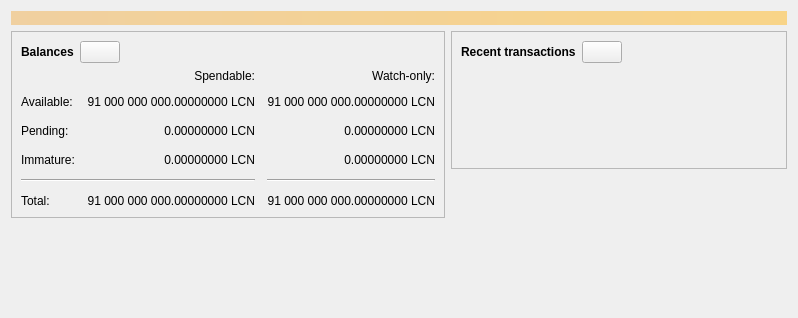
<?xml version="1.0" encoding="UTF-8"?>
<ui version="4.0">
 <class>OverviewPage</class>
 <widget class="QWidget" name="OverviewPage">
  <property name="geometry">
   <rect>
    <x>0</x>
    <y>0</y>
    <width>798</width>
    <height>318</height>
   </rect>
  </property>
  <property name="windowTitle">
   <string>Form</string>
  </property>
  <layout class="QVBoxLayout" name="topLayout">
   <item>
    <widget class="QLabel" name="labelAlerts">
     <property name="visible">
      <bool>false</bool>
     </property>
     <property name="styleSheet">
      <string notr="true">QLabel { background-color: qlineargradient(x1: 0, y1: 0, x2: 1, y2: 0, stop:0 #F0D0A0, stop:1 #F8D488); color:#000000; }</string>
     </property>
     <property name="wordWrap">
      <bool>true</bool>
     </property>
     <property name="margin">
      <number>3</number>
     </property>
     <property name="textInteractionFlags">
      <set>Qt::TextSelectableByMouse</set>
     </property>
    </widget>
   </item>
   <item>
    <layout class="QHBoxLayout" name="horizontalLayout" stretch="1,1">
     <item>
      <layout class="QVBoxLayout" name="verticalLayout_2">
       <item>
        <widget class="QFrame" name="frame">
         <property name="frameShape">
          <enum>QFrame::StyledPanel</enum>
         </property>
         <property name="frameShadow">
          <enum>QFrame::Raised</enum>
         </property>
         <layout class="QVBoxLayout" name="verticalLayout_4">
          <item>
           <layout class="QHBoxLayout" name="horizontalLayout_4">
            <item>
             <widget class="QLabel" name="label_5">
              <property name="font">
               <font>
                <weight>75</weight>
                <bold>true</bold>
               </font>
              </property>
              <property name="text">
               <string>Balances</string>
              </property>
             </widget>
            </item>
            <item>
             <widget class="QPushButton" name="labelWalletStatus">
              <property name="enabled">
               <bool>true</bool>
              </property>
              <property name="maximumSize">
               <size>
                <width>45</width>
                <height>16777215</height>
               </size>
              </property>
              <property name="toolTip">
               <string>The displayed information may be out of date. Your wallet automatically synchronizes with the Lyncoin network after a connection is established, but this process has not completed yet.</string>
              </property>
              <property name="text">
               <string/>
              </property>
              <property name="icon">
               <iconset resource="../bitcoin.qrc">
                <normaloff>:/icons/warning</normaloff>
                <disabledoff>:/icons/warning</disabledoff>:/icons/warning</iconset>
              </property>
              <property name="iconSize">
               <size>
                <width>24</width>
                <height>24</height>
               </size>
              </property>
             </widget>
            </item>
            <item>
             <spacer name="horizontalSpacer_3">
              <property name="orientation">
               <enum>Qt::Horizontal</enum>
              </property>
              <property name="sizeHint" stdset="0">
               <size>
                <width>40</width>
                <height>20</height>
               </size>
              </property>
             </spacer>
            </item>
           </layout>
          </item>
          <item>
           <layout class="QGridLayout" name="gridLayout">
            <property name="spacing">
             <number>12</number>
            </property>
            <item row="2" column="2">
             <widget class="QLabel" name="labelWatchPending">
              <property name="cursor">
               <cursorShape>IBeamCursor</cursorShape>
              </property>
              <property name="toolTip">
               <string>Unconfirmed transactions to watch-only addresses</string>
              </property>
              <property name="text">
               <string notr="true">0.00000000 LCN</string>
              </property>
              <property name="alignment">
               <set>Qt::AlignRight|Qt::AlignTrailing|Qt::AlignVCenter</set>
              </property>
              <property name="textInteractionFlags">
               <set>Qt::LinksAccessibleByMouse|Qt::TextSelectableByKeyboard|Qt::TextSelectableByMouse</set>
              </property>
             </widget>
            </item>
            <item row="2" column="1">
             <widget class="QLabel" name="labelUnconfirmed">
              <property name="cursor">
               <cursorShape>IBeamCursor</cursorShape>
              </property>
              <property name="toolTip">
               <string>Total of transactions that have yet to be confirmed, and do not yet count toward the spendable balance</string>
              </property>
              <property name="text">
               <string notr="true">0.00000000 LCN</string>
              </property>
              <property name="alignment">
               <set>Qt::AlignRight|Qt::AlignTrailing|Qt::AlignVCenter</set>
              </property>
              <property name="textInteractionFlags">
               <set>Qt::LinksAccessibleByMouse|Qt::TextSelectableByKeyboard|Qt::TextSelectableByMouse</set>
              </property>
             </widget>
            </item>
            <item row="3" column="2">
             <widget class="QLabel" name="labelWatchImmature">
              <property name="cursor">
               <cursorShape>IBeamCursor</cursorShape>
              </property>
              <property name="toolTip">
               <string>Mined balance in watch-only addresses that has not yet matured</string>
              </property>
              <property name="text">
               <string notr="true">0.00000000 LCN</string>
              </property>
              <property name="alignment">
               <set>Qt::AlignRight|Qt::AlignTrailing|Qt::AlignVCenter</set>
              </property>
              <property name="textInteractionFlags">
               <set>Qt::LinksAccessibleByMouse|Qt::TextSelectableByKeyboard|Qt::TextSelectableByMouse</set>
              </property>
             </widget>
            </item>
            <item row="4" column="0" colspan="2">
             <widget class="Line" name="line">
              <property name="orientation">
               <enum>Qt::Horizontal</enum>
              </property>
             </widget>
            </item>
            <item row="4" column="2">
             <widget class="Line" name="lineWatchBalance">
              <property name="sizePolicy">
               <sizepolicy hsizetype="Preferred" vsizetype="Fixed">
                <horstretch>0</horstretch>
                <verstretch>0</verstretch>
               </sizepolicy>
              </property>
              <property name="minimumSize">
               <size>
                <width>140</width>
                <height>0</height>
               </size>
              </property>
              <property name="orientation">
               <enum>Qt::Horizontal</enum>
              </property>
             </widget>
            </item>
            <item row="5" column="0">
             <widget class="QLabel" name="labelTotalText">
              <property name="text">
               <string>Total:</string>
              </property>
             </widget>
            </item>
            <item row="3" column="1">
             <widget class="QLabel" name="labelImmature">
              <property name="cursor">
               <cursorShape>IBeamCursor</cursorShape>
              </property>
              <property name="toolTip">
               <string>Mined balance that has not yet matured</string>
              </property>
              <property name="text">
               <string notr="true">0.00000000 LCN</string>
              </property>
              <property name="alignment">
               <set>Qt::AlignRight|Qt::AlignTrailing|Qt::AlignVCenter</set>
              </property>
              <property name="textInteractionFlags">
               <set>Qt::LinksAccessibleByMouse|Qt::TextSelectableByKeyboard|Qt::TextSelectableByMouse</set>
              </property>
             </widget>
            </item>
            <item row="2" column="3">
             <spacer name="horizontalSpacer_2">
              <property name="orientation">
               <enum>Qt::Horizontal</enum>
              </property>
              <property name="sizeHint" stdset="0">
               <size>
                <width>40</width>
                <height>20</height>
               </size>
              </property>
             </spacer>
            </item>
            <item row="3" column="0">
             <widget class="QLabel" name="labelImmatureText">
              <property name="text">
               <string>Immature:</string>
              </property>
             </widget>
            </item>
            <item row="5" column="1">
             <widget class="QLabel" name="labelTotal">
              <property name="cursor">
               <cursorShape>IBeamCursor</cursorShape>
              </property>
              <property name="toolTip">
               <string>Your current total balance</string>
              </property>
              <property name="text">
               <string notr="true">91 000 000 000.00000000 LCN</string>
              </property>
              <property name="alignment">
               <set>Qt::AlignRight|Qt::AlignTrailing|Qt::AlignVCenter</set>
              </property>
              <property name="textInteractionFlags">
               <set>Qt::LinksAccessibleByMouse|Qt::TextSelectableByKeyboard|Qt::TextSelectableByMouse</set>
              </property>
             </widget>
            </item>
            <item row="5" column="2">
             <widget class="QLabel" name="labelWatchTotal">
              <property name="cursor">
               <cursorShape>IBeamCursor</cursorShape>
              </property>
              <property name="toolTip">
               <string>Current total balance in watch-only addresses</string>
              </property>
              <property name="text">
               <string notr="true">91 000 000 000.00000000 LCN</string>
              </property>
              <property name="alignment">
               <set>Qt::AlignRight|Qt::AlignTrailing|Qt::AlignVCenter</set>
              </property>
              <property name="textInteractionFlags">
               <set>Qt::LinksAccessibleByMouse|Qt::TextSelectableByKeyboard|Qt::TextSelectableByMouse</set>
              </property>
             </widget>
            </item>
            <item row="0" column="2">
             <widget class="QLabel" name="labelWatchonly">
              <property name="text">
               <string>Watch-only:</string>
              </property>
              <property name="alignment">
               <set>Qt::AlignRight|Qt::AlignTrailing|Qt::AlignVCenter</set>
              </property>
             </widget>
            </item>
            <item row="1" column="0">
             <widget class="QLabel" name="labelBalanceText">
              <property name="text">
               <string>Available:</string>
              </property>
             </widget>
            </item>
            <item row="1" column="1">
             <widget class="QLabel" name="labelBalance">
              <property name="cursor">
               <cursorShape>IBeamCursor</cursorShape>
              </property>
              <property name="toolTip">
               <string>Your current spendable balance</string>
              </property>
              <property name="text">
               <string notr="true">91 000 000 000.00000000 LCN</string>
              </property>
              <property name="alignment">
               <set>Qt::AlignRight|Qt::AlignTrailing|Qt::AlignVCenter</set>
              </property>
              <property name="textInteractionFlags">
               <set>Qt::LinksAccessibleByMouse|Qt::TextSelectableByKeyboard|Qt::TextSelectableByMouse</set>
              </property>
             </widget>
            </item>
            <item row="1" column="2">
             <widget class="QLabel" name="labelWatchAvailable">
              <property name="cursor">
               <cursorShape>IBeamCursor</cursorShape>
              </property>
              <property name="toolTip">
               <string>Your current balance in watch-only addresses</string>
              </property>
              <property name="text">
               <string notr="true">91 000 000 000.00000000 LCN</string>
              </property>
              <property name="alignment">
               <set>Qt::AlignRight|Qt::AlignTrailing|Qt::AlignVCenter</set>
              </property>
              <property name="textInteractionFlags">
               <set>Qt::LinksAccessibleByMouse|Qt::TextSelectableByKeyboard|Qt::TextSelectableByMouse</set>
              </property>
             </widget>
            </item>
            <item row="2" column="0">
             <widget class="QLabel" name="labelPendingText">
              <property name="text">
               <string>Pending:</string>
              </property>
             </widget>
            </item>
            <item row="0" column="1">
             <widget class="QLabel" name="labelSpendable">
              <property name="text">
               <string>Spendable:</string>
              </property>
              <property name="alignment">
               <set>Qt::AlignRight|Qt::AlignTrailing|Qt::AlignVCenter</set>
              </property>
             </widget>
            </item>
           </layout>
          </item>
         </layout>
        </widget>
       </item>
       <item>
        <spacer name="verticalSpacer">
         <property name="orientation">
          <enum>Qt::Vertical</enum>
         </property>
         <property name="sizeHint" stdset="0">
          <size>
           <width>20</width>
           <height>40</height>
          </size>
         </property>
        </spacer>
       </item>
      </layout>
     </item>
     <item>
      <layout class="QVBoxLayout" name="verticalLayout_3">
       <item>
        <widget class="QFrame" name="frame_2">
         <property name="frameShape">
          <enum>QFrame::StyledPanel</enum>
         </property>
         <property name="frameShadow">
          <enum>QFrame::Raised</enum>
         </property>
         <layout class="QVBoxLayout" name="verticalLayout">
          <item>
           <layout class="QHBoxLayout" name="horizontalLayout_2">
            <item>
             <widget class="QLabel" name="label_4">
              <property name="font">
               <font>
                <weight>75</weight>
                <bold>true</bold>
               </font>
              </property>
              <property name="text">
               <string>Recent transactions</string>
              </property>
             </widget>
            </item>
            <item>
             <widget class="QPushButton" name="labelTransactionsStatus">
              <property name="enabled">
               <bool>true</bool>
              </property>
              <property name="maximumSize">
               <size>
                <width>45</width>
                <height>16777215</height>
               </size>
              </property>
              <property name="toolTip">
               <string>The displayed information may be out of date. Your wallet automatically synchronizes with the Lyncoin network after a connection is established, but this process has not completed yet.</string>
              </property>
              <property name="text">
               <string/>
              </property>
              <property name="icon">
               <iconset resource="../bitcoin.qrc">
                <normaloff>:/icons/warning</normaloff>
                <disabledoff>:/icons/warning</disabledoff>:/icons/warning</iconset>
              </property>
              <property name="iconSize">
               <size>
                <width>24</width>
                <height>24</height>
               </size>
              </property>
             </widget>
            </item>
            <item>
             <spacer name="horizontalSpacer">
              <property name="orientation">
               <enum>Qt::Horizontal</enum>
              </property>
              <property name="sizeHint" stdset="0">
               <size>
                <width>40</width>
                <height>20</height>
               </size>
              </property>
             </spacer>
            </item>
           </layout>
          </item>
          <item>
           <widget class="TransactionOverviewWidget" name="listTransactions">
            <property name="styleSheet">
             <string notr="true">QListView { background: transparent; }</string>
            </property>
            <property name="frameShape">
             <enum>QFrame::NoFrame</enum>
            </property>
            <property name="verticalScrollBarPolicy">
             <enum>Qt::ScrollBarAlwaysOff</enum>
            </property>
            <property name="horizontalScrollBarPolicy">
             <enum>Qt::ScrollBarAlwaysOff</enum>
            </property>
            <property name="sizeAdjustPolicy">
             <enum>QAbstractScrollArea::AdjustToContents</enum>
            </property>
            <property name="selectionMode">
             <enum>QAbstractItemView::NoSelection</enum>
            </property>
            <property name="uniformItemSizes">
             <bool>true</bool>
            </property>
           </widget>
          </item>
         </layout>
        </widget>
       </item>
       <item>
        <spacer name="verticalSpacer_2">
         <property name="orientation">
          <enum>Qt::Vertical</enum>
         </property>
         <property name="sizeHint" stdset="0">
          <size>
           <width>20</width>
           <height>40</height>
          </size>
         </property>
        </spacer>
       </item>
      </layout>
     </item>
    </layout>
   </item>
  </layout>
 </widget>
 <customwidgets>
  <customwidget>
   <class>TransactionOverviewWidget</class>
   <extends>QListView</extends>
   <header>qt/transactionoverviewwidget.h</header>
  </customwidget>
 </customwidgets>
 <resources/>
 <connections/>
</ui>
